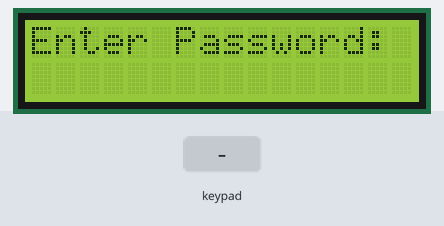
The sketch below on a simulated Arduino Uno, built with avr-gcc and run on an emulated ATmega328P. Parts: 16×2 character LCD. The test bench sets the inputs (shaded band).

Above: at 1.2 s.
1.3 s: keypad keys 1 2 3 4 # pressed 0.4 s apart
At 4.1 s:
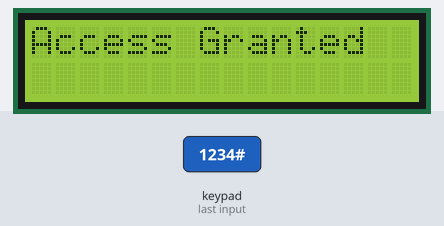
6.3 s: key 'A' pressed
At 7.4 s:
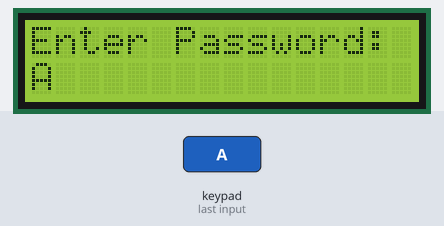
7.8 s: key 'B' pressed
At 8.5 s:
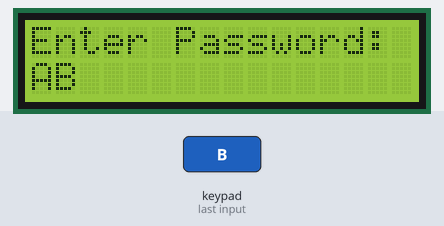
9.3 s: keypad keys 1 2 3 4 A pressed 0.4 s apart
At 12.2 s:
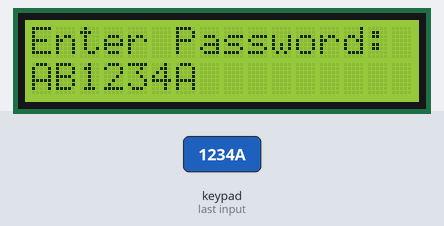
12.8 s: key 'C' pressed
At 13.5 s:
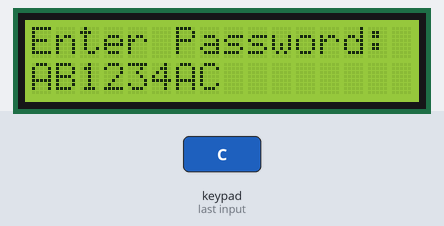
14.3 s: keypad keys 1 2 3 4 D pressed 0.4 s apart
At 17.3 s:
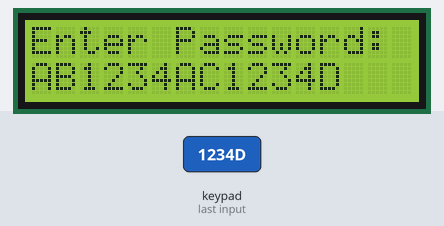
Timing chart, 0 to 18.8 s (numbered marks = the images above; inputs shaded):
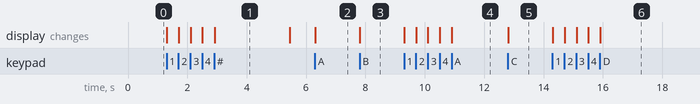

Measured:
- after the input at 1.3 s, the display: first changes at once (image 1 shows a later state)
- after the input at 6.3 s, the display: changes at once (image 2)
- after the input at 7.8 s, the display: changes at once (image 3)
- after the input at 9.3 s, the display: first changes at once (image 4 shows a later state)
- after the input at 12.8 s, the display: changes at once (image 5)
- after the input at 14.3 s, the display: first changes at once (image 6 shows a later state)
- what the display in image 1 shows lasts 2.5 s, from 2.9 s to 5.4 s

The sketch:

keypad_password.ino
```cpp
#include <LiquidCrystal_I2C.h>
#include <Keypad.h>

const byte ROWS = 4; //four rows
const byte COLS = 4; //four columns
char keys[ROWS][COLS] = {
  {'1','2','3','A'},
  {'4','5','6','B'},
  {'7','8','9','C'},
  {'*','0','#','D'}
};
byte rowPins[ROWS] = {9,8,7,6}; //connect to the row pinouts of the keypad
byte colPins[COLS] = {5,4,3,2};
Keypad keypad = Keypad( makeKeymap(keys), rowPins, colPins, ROWS,COLS );

LiquidCrystal_I2C lcd(0x27, 16, 2);

String password="1234";
String inputPassword="";

void setup() {
  lcd.init();
  lcd.backlight();

  lcd.setCursor(0, 0);
  lcd.print("Enter Password:");
}

void loop() {

  char key = keypad.getKey();
if (key) {
    if (key == '#') {
      if (inputPassword == password) {
        lcd.clear();
        lcd.setCursor(0, 0);
        lcd.print("Access Granted");
        delay(500);
        delay(2000);
        lcd.clear();
        lcd.print("Enter Password:");
      } else {
        lcd.clear();
        lcd.setCursor(0, 0);
        lcd.print("Wrong Password");

        delay(1000);

        delay(2000);
        lcd.clear();
        lcd.print("Enter Password:");
      }
      inputPassword = "";
    } else if (key == '*') {
      inputPassword = "";
      lcd.clear();
      lcd.print("Enter Password:");
    } else {
      inputPassword += key;
      lcd.setCursor(0, 1);
      lcd.print(inputPassword);
    }
  }

}
```
